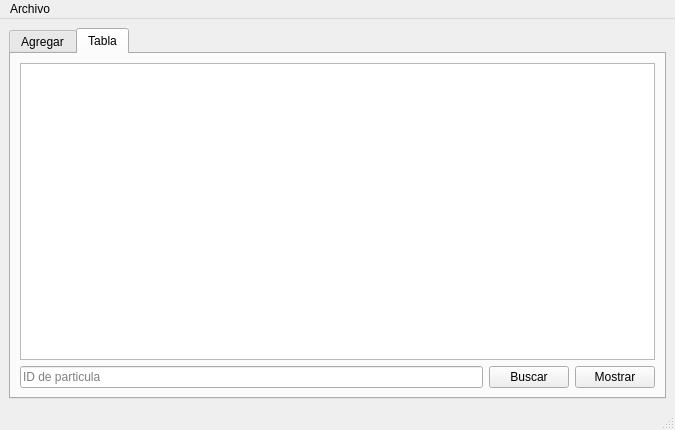
<?xml version="1.0" encoding="UTF-8"?>
<ui version="4.0">
 <class>MainWindow</class>
 <widget class="QMainWindow" name="MainWindow">
  <property name="geometry">
   <rect>
    <x>0</x>
    <y>0</y>
    <width>675</width>
    <height>400</height>
   </rect>
  </property>
  <property name="windowTitle">
   <string>MainWindow</string>
  </property>
  <widget class="QWidget" name="centralwidget">
   <layout class="QGridLayout" name="gridLayout_3">
    <item row="0" column="0">
     <widget class="QTabWidget" name="tabWidget">
      <property name="currentIndex">
       <number>1</number>
      </property>
      <widget class="QWidget" name="tab">
       <attribute name="title">
        <string>Agregar</string>
       </attribute>
       <layout class="QGridLayout" name="gridLayout_2">
        <item row="0" column="0">
         <widget class="QGroupBox" name="groupBox">
          <property name="title">
           <string>Particulas</string>
          </property>
          <layout class="QGridLayout" name="gridLayout">
           <item row="6" column="1">
            <widget class="QSpinBox" name="green">
             <property name="maximum">
              <number>255</number>
             </property>
            </widget>
           </item>
           <item row="3" column="1">
            <widget class="QSpinBox" name="dy">
             <property name="maximum">
              <number>500</number>
             </property>
            </widget>
           </item>
           <item row="1" column="0">
            <widget class="QLabel" name="label_7">
             <property name="text">
              <string>Origen Y ( 0-500 )</string>
             </property>
            </widget>
           </item>
           <item row="7" column="1">
            <widget class="QSpinBox" name="blue">
             <property name="maximum">
              <number>255</number>
             </property>
            </widget>
           </item>
           <item row="6" column="0">
            <widget class="QLabel" name="label_5">
             <property name="text">
              <string>GREEN ( 0-255 )</string>
             </property>
            </widget>
           </item>
           <item row="8" column="1">
            <widget class="QPushButton" name="insertar_final">
             <property name="text">
              <string>Insertar al Final</string>
             </property>
            </widget>
           </item>
           <item row="4" column="0">
            <widget class="QLabel" name="label_3">
             <property name="text">
              <string>Velocidad ( KM/h )</string>
             </property>
            </widget>
           </item>
           <item row="3" column="0">
            <widget class="QLabel" name="label_2">
             <property name="text">
              <string>Destino Y  ( 0-500 )</string>
             </property>
            </widget>
           </item>
           <item row="5" column="1">
            <widget class="QSpinBox" name="red">
             <property name="maximum">
              <number>255</number>
             </property>
            </widget>
           </item>
           <item row="9" column="0" colspan="2">
            <widget class="QPushButton" name="mostrar">
             <property name="text">
              <string>Mostrar</string>
             </property>
            </widget>
           </item>
           <item row="5" column="0">
            <widget class="QLabel" name="label_4">
             <property name="text">
              <string>RED ( 0-255 )</string>
             </property>
            </widget>
           </item>
           <item row="7" column="0">
            <widget class="QLabel" name="label_6">
             <property name="text">
              <string>BLUE ( 0-255 )</string>
             </property>
            </widget>
           </item>
           <item row="4" column="1">
            <widget class="QSpinBox" name="velocidad">
             <property name="maximum">
              <number>999</number>
             </property>
            </widget>
           </item>
           <item row="2" column="0">
            <widget class="QLabel" name="label">
             <property name="text">
              <string>Destino X  ( 0-500 )</string>
             </property>
            </widget>
           </item>
           <item row="2" column="1">
            <widget class="QSpinBox" name="dx">
             <property name="maximum">
              <number>500</number>
             </property>
            </widget>
           </item>
           <item row="8" column="0">
            <widget class="QPushButton" name="insertar_inicio">
             <property name="text">
              <string>Insertar al Inicio</string>
             </property>
            </widget>
           </item>
           <item row="0" column="0">
            <widget class="QLabel" name="label_8">
             <property name="text">
              <string>Origen X ( 0-500 )</string>
             </property>
            </widget>
           </item>
           <item row="1" column="1">
            <widget class="QSpinBox" name="oy">
             <property name="maximum">
              <number>500</number>
             </property>
            </widget>
           </item>
           <item row="0" column="1">
            <widget class="QSpinBox" name="ox">
             <property name="maximum">
              <number>500</number>
             </property>
            </widget>
           </item>
          </layout>
         </widget>
        </item>
        <item row="0" column="1">
         <widget class="QPlainTextEdit" name="lista_particulas"/>
        </item>
       </layout>
      </widget>
      <widget class="QWidget" name="tab_2">
       <attribute name="title">
        <string>Tabla</string>
       </attribute>
       <layout class="QGridLayout" name="gridLayout_4">
        <item row="0" column="0" colspan="3">
         <widget class="QTableWidget" name="tabla"/>
        </item>
        <item row="1" column="0">
         <widget class="QLineEdit" name="buscar_lineEdit">
          <property name="placeholderText">
           <string>ID de particula</string>
          </property>
         </widget>
        </item>
        <item row="1" column="1">
         <widget class="QPushButton" name="buscar_pushButton">
          <property name="text">
           <string>Buscar</string>
          </property>
         </widget>
        </item>
        <item row="1" column="2">
         <widget class="QPushButton" name="mostrar_tabla_pushButton">
          <property name="text">
           <string>Mostrar</string>
          </property>
         </widget>
        </item>
       </layout>
      </widget>
     </widget>
    </item>
   </layout>
  </widget>
  <widget class="QMenuBar" name="menubar">
   <property name="geometry">
    <rect>
     <x>0</x>
     <y>0</y>
     <width>675</width>
     <height>21</height>
    </rect>
   </property>
   <widget class="QMenu" name="menuArchivo">
    <property name="title">
     <string>Archivo</string>
    </property>
    <addaction name="actionGuardar"/>
    <addaction name="actionAbrir"/>
   </widget>
   <addaction name="menuArchivo"/>
  </widget>
  <widget class="QStatusBar" name="statusbar"/>
  <action name="actionGuardar">
   <property name="text">
    <string>Guardar</string>
   </property>
   <property name="shortcut">
    <string>Ctrl+S</string>
   </property>
  </action>
  <action name="actionAbrir">
   <property name="text">
    <string>Abrir</string>
   </property>
   <property name="shortcut">
    <string>Ctrl+O</string>
   </property>
  </action>
 </widget>
 <resources/>
 <connections/>
</ui>
